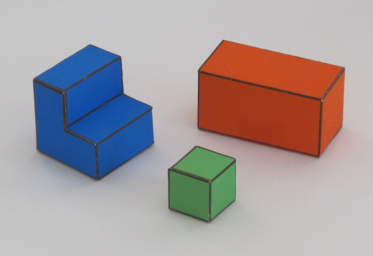
#> input picture pset1_2024/img1.png, 373 x 256 px
$ jupyter execute --allow-errors pset1_2024.ipynb
#> lines starting #> are read from the running program, lines starting #| are printed output that depends on the picture; after the words box and inside, x2 and y2 are one past the last pixel; in counts of white or black regions, pixels touching at a corner belong together
# PSET 1

## Import the necessary dependencies

[cell 1]
# Ignore the pip dependency error

import cv2
import math
import numpy as np
import matplotlib.pyplot as plt
from scipy.signal import convolve2d as conv2d
import scipy.sparse as sps
from PIL import Image

# # Package for fast equation solving
from sys import platform
print(platform)
if platform == "linux" or platform == "linux2":
    ! apt-get install libsuitesparse-dev
elif platform == "darwin":
    ! brew install suite-sparse

import sparseqr

[cell 2]
# Get images for plots (images are also included in the pset folder)

## Define the Sparse Matrix

[cell 3]
def sparseMatrix(i, j, Aij, imsize):
    """ Build a sparse matrix containing 2D linear neighborhood operators
    Input:
        Aij = [ni, nj, nc] nc: number of neighborhoods with contraints
        i: row index
        j: column index
        imsize: [nrows ncols]
    Returns:
        A: a sparse matrix. Each row contains one 2D linear operator
    """
    ni, nj, nc = Aij.shape
    nij = ni*nj

    a = np.zeros((nc*nij))
    m = np.zeros((nc*nij))
    n = np.zeros((nc*nij))
    grid_range = np.arange(-(ni-1)/2, 1+(ni-1)/2)
    jj, ii = np.meshgrid(grid_range, grid_range)
    ii = ii.reshape(-1,order='F')
    jj = jj.reshape(-1,order='F')
    # nrows = imsize[0]

    k = 0
    for c in range(nc):
        # Get matrix index
        x = (i[c]+ii) + (j[c]+jj)*imsize
        a[k:k+nij] = Aij[:,:,c].reshape(-1,order='F')
        m[k:k+nij] = c
        n[k:k+nij] = x

        k += nij

    m = m.astype(np.int32)
    n = n.astype(np.int32)
    A = sps.csr_matrix((a, (m,  n)))

    return A

## Define world parameters and plot the edges

[cell 4]
# World parameters
theta = 35*math.pi/180;

img = cv2.imread('img1.png')
#> img is the input picture: shape (256, 373, 3); mean B, G, R 158.7, 156.6, 165.7
img = img[:, :, ::-1].astype(np.float32)

nrows, ncols, colors = img.shape
#> nrows = 256; ncols = 373; colors = 3
ground = (np.min(img, axis=2) > 110).astype(np.float32)
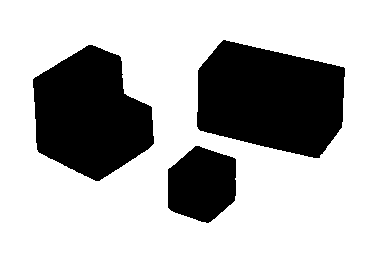
#> ground: shape (256, 373) float32; values 0 (black) and 1 (white), 70% white; 3 black regions, box (x1, y1, x2, y2) and area: (197, 40, 345, 158) 13187, (33, 45, 154, 181) 11411, (168, 146, 236, 223) 4091
print('ground', ground.shape, ground)
#> (printed output is left out)
foreground = (ground == 0).astype(np.float32)

m = np.mean(img, 2)
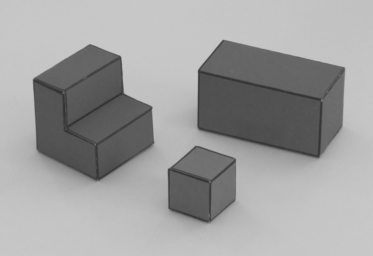
#> m: shape (256, 373) float32; min 48.67, max 201.3, mean 160.4
kern = np.array([[-1, 0, 1], [-2, 0, 2], [-1, 0, 1]], dtype=np.float32)
dmdx = conv2d(m, kern, 'same')
dmdy = conv2d(m, kern.transpose(), 'same')
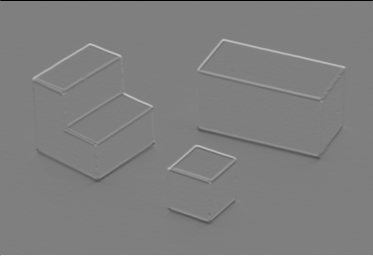
#> dmdy: shape (256, 373) float32; min -801.7, max 801, mean 0; drawn with min black and max white

mag = np.sqrt(dmdx**2 + dmdy**2)
mag[0, :] = 0
mag[-1, :] = 0
mag[:, 0] = 0
mag[:, -1] = 0

edges = mag >= 30
#> edges: shape (256, 373) bool; 8.9% white; 7 white regions (4 under 20 px), largest, box (x1, y1, x2, y2) and area: (31, 43, 157, 186) 3512, (194, 38, 347, 164) 3228, (166, 144, 240, 227) 1780
edges = edges * foreground
#> edges: shape (256, 373) float32; values 0 (black) and 1 (white), 6% white in thin lines or dots, all inside (x1, y1, x2, y2) = (33, 40, 345, 223)

## Occlusion and contact edges

####################################################################
### COMPLETE THE CODE BELOW (TODOs) AND COPY IT INTO YOUR REPORT ###
####################################################################

pi = math.pi
edge_orientation = np.arctan2(dmdy, dmdx)
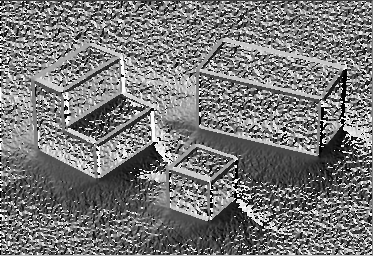
#> edge_orientation: shape (256, 373) float32; min -3.14, max 3.14, mean -0.176; drawn with min black and max white
vertical_edges = (np.abs(edge_orientation) > pi / 4) & (np.abs(edge_orientation) < 3 * pi / 4)
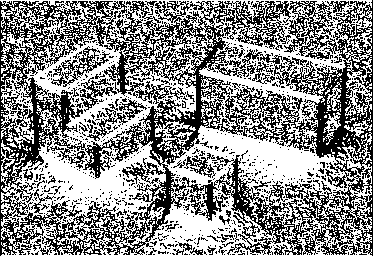
#> vertical_edges: shape (256, 373) bool; 54.9% white; black in thin lines or dots
horizontal_edges = (np.abs(edge_orientation) <= pi / 4) | (np.abs(edge_orientation) >= 3 * pi / 4)
#> horizontal_edges: shape (256, 373) bool; 45.1% white in thin lines or dots

####################################################################
###################### STOP COPYING HERE ###########################
####################################################################

kern = np.array([[-1, -2, -1], [0, 0, 0], [1, 2, 1]], dtype=np.float32)
horizontal_ground_to_foreground_edges = (conv2d(ground, kern, 'same'))>0;
#> horizontal_ground_to_foreground_edges: shape (256, 373) bool; 1.5% white in thin lines or dots, all inside (x1, y1, x2, y2) = (0, 39, 373, 256)
horizontal_foreground_to_ground_edges = (conv2d(foreground, kern, 'same'))>0;
#> horizontal_foreground_to_ground_edges: shape (256, 373) bool; 1.1% white in thin lines or dots, all inside (x1, y1, x2, y2) = (32, 75, 346, 224)
vertical_ground_to_foreground_edges = vertical_edges*np.abs(conv2d(ground, kern.transpose(), 'same'))>0
#> vertical_ground_to_foreground_edges: shape (256, 373) bool; 1.4% white in thin lines or dots, all inside (x1, y1, x2, y2) = (0, 0, 345, 224)


occlusion_edges = edges*(vertical_ground_to_foreground_edges + horizontal_ground_to_foreground_edges)
contact_edges   = horizontal_edges*(horizontal_foreground_to_ground_edges);
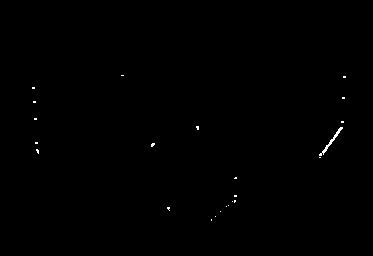
#> contact_edges: shape (256, 373) bool; 0.22% white in thin lines or dots, all inside (x1, y1, x2, y2) = (32, 75, 346, 221)


E = np.concatenate([vertical_edges[:,:,None],
                    horizontal_edges[:,:,None],
                    np.zeros(occlusion_edges.shape)[:,:,None]], 2)
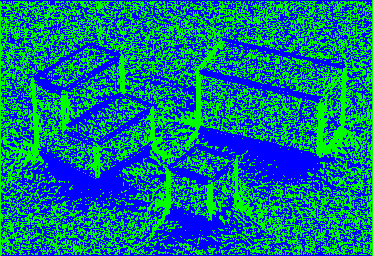
#> E: shape (256, 373, 3) float64; mean of channels 0, 1, 2 0.549, 0.451, 0; drawn as B, G, R


# Plot
plt.figure()
plt.subplot(2,2,1)
plt.imshow(img.astype(np.uint8))
plt.axis('off')
plt.title('Input image')
plt.subplot(2,2,2)
plt.imshow(edges == 0, cmap='gray')
plt.axis('off')
plt.title('Edges')

# Normals
K = 3
ey, ex = np.where(edges[::K, ::K])
#> ey = 619 values from 14 to 74; ex = 619 values, max 114 at index 61, min 11 at index 107, mean 61.29
ex *= K
#> ex = 619 values, max 342 at index 61, min 33 at index 107, mean 183.9
ey *= K
#> ey = 619 values from 42 to 222
plt.figure()
plt.subplot(2,2,3)
plt.imshow(np.max(mag)-mag, cmap='gray')
dxe = dmdx[::K, ::K][edges[::K, ::K] > 0]
#> dxe = 619 values, max 483.7 at index 81, min -487.7 at index 176, mean 12.44
dye = dmdy[::K, ::K][edges[::K, ::K] > 0]
#> dye = 619 values, max 368.7 at index 226, min -278.3 at index 618, mean 6.27
n = np.sqrt(dxe**2 + dye**2)
#> n = 619 values, max 488.3 at index 176, min 30.41 at index 435, mean 131
dxe = dxe/n
#> dxe = 619 values, max 1 at index 240, min -1 at index 293, mean 0.015
dye = dye/n
#> dye = 619 values, max 1 at index 91, min -1 at index 199, mean 0.0713
plt.quiver(ex, ey, dxe, -dye, color='r')
plt.axis('off')
plt.title('Normals')


plt.subplot(2,2,4)
plt.imshow(np.max(mag)-mag, cmap='gray')
# Recreate the normals plot using sin and cos
# Note: -dye_mod  used in plot because 0 is upper right corner here
dxe_mod = nx = np.cos(edge_orientation[::K, ::K][edges[::K, ::K] > 0])
#> dxe_mod has the same summary as dxe; nx has the same summary as dxe
dye_mod = ny = np.sin(edge_orientation[::K, ::K][edges[::K, ::K] > 0])
#> dye_mod has the same summary as dye; ny has the same summary as dye
plt.quiver(ex, ey, dxe_mod, -dye_mod, color='r') # at ex, ey location, plot dx, -dy
plt.axis('off')
plt.title('Recreated Normals')
plt.show()
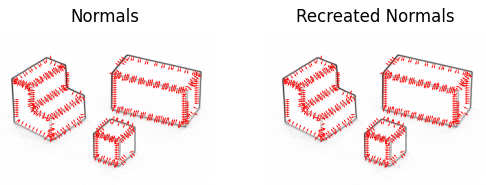
#> figure drawn by matplotlib, 2 panels


# Edges and boundaries
plt.figure()
plt.subplot(2,2,1)
plt.imshow(img.astype(np.uint8))
plt.axis('off')
plt.title('Input image')


plt.subplot(2,2,2)
plt.imshow(E+(edges == 0)[:, :, None])
plt.axis('off')
plt.title('Edges')


plt.subplot(2,2,3)
plt.imshow(1-(occlusion_edges>0), cmap='gray')
plt.axis('off')
plt.title('Occlusion boundaries')

plt.subplot(2,2,4)
plt.imshow(1-contact_edges, cmap='gray')
plt.axis('off')
plt.title('Contact boundaries');
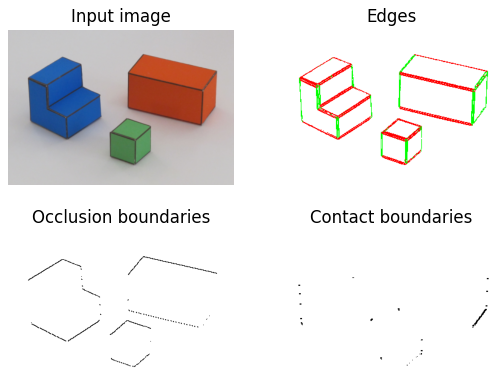
#> figure drawn by matplotlib, 4 panels

## Populate edge variables

[cell 5]
Nconstraints = nrows*ncols*20
#> Nconstraints = 1909760
Aij = np.zeros((3, 3, Nconstraints))
b = np.zeros((Nconstraints, 1))

#Indices and counters
ii = np.zeros((Nconstraints, 1))
jj = np.zeros((Nconstraints, 1))
global c
c = 0

# These will always be updated with the current indices
def update_indices():
  global c
  ii[c] = i
  jj[c] = j
  c += 1

# Create linear contraints
for i in range(1, nrows-1):
  for j in range(1, ncols-1):
    # Y = 0
    if ground[i,j]:
      Aij[:,:,c] = np.array([[0, 0, 0], [0, 1, 0], [0, 0, 0]])
      b[c]       = 0
      update_indices()
    else:
      # Check if current neighborhood touches an edge
      edgesum = np.sum(edges[i-1:i+2,j-1:j+2])
      # Check if current neighborhood touches ground pixels
      groundsum = np.sum(ground[i-1:i+2,j-1:j+2])
      # Check if current neighborhood touches vertical pixels
      verticalsum = np.sum(vertical_edges[i-1:i+2,j-1:j+2])
      # Check if current neighborhood touches horizontal pixels
      horizontalsum = np.sum(horizontal_edges[i-1:i+2,j-1:j+2])

      ####################################################################
      ### COMPLETE THE CODE BELOW (TODOs) AND COPY IT INTO YOUR REPORT ###
      ####################################################################

      # TODO: edge orientation (average of edge pixels in current neighborhood)
      # Populate Aij, ii, jj, b, and c using theta, edge_orientation, and
      # the constraint/transform matrices you derived in the written segment

      # Contact edge: Y = 0
      # Requires: a transform matrix
      # TODO: Complete the code
      if contact_edges[i, j]:
        Aij[:,:,c] = np.array([[0, 0, 0],
                               [0, 1, 0],
                               [0, 0, 0]])
        b[c] = 0
        update_indices()

      # Vertical edge: dY/dy = 1/cos(theta)
      # Requires: a transform matrix, theta
      # The 1/8 is for normalization
      # TODO: Complete the code
      if verticalsum > 0 and groundsum == 0:
        Aij[:,:,c] = (1/8) * np.array([[0, -1, 0],
                               [0, 8, 0],
                               [0, 1, 0]])
        b[c]       = 1/np.cos(theta)
        update_indices()

      # Horizontal edge: dY/dt = 0
      # Note: You'll have to express t using other variables
      # Requires: a transform matrix, i, j, edge_orientation
      # TODO: Complete the code
      if horizontalsum > 0 and groundsum == 0 and verticalsum == 0:
        local_orientation = edge_orientation[i, j]
        t_x = -np.sin(local_orientation)
        t_y = np.cos(local_orientation)
        # Aij[:,:,c] = np.array([[0, -t_y/4, 0],
        #                    [-t_x/4, 1, t_x/4],
        #                    [0, t_y/4, 0]])
        Aij[:,:,c] = np.array([[-t_y/4, 0, t_y/4],
                           [0, 1, 0],
                           [-t_x/4, 0, t_x/4]])
        b[c]       = 0
        update_indices()

      # Second derivative = 0 (weighted by 0.1 to reduce constraint strength)
      # Requires: multiple transform matrices
      # TODO: Complete the code
      if groundsum == 0:
        Aij[:,:,c] = 0.1 * np.array([[0, 1/4, 0],
                               [0,  -1/2, 0],
                               [0, 1/4, 0]])
        b[c]       = 0
        update_indices()

        Aij[:,:,c] = 0.1 * np.array([[0, 1/4, 0], [0, -1/2, 0], [0, 1/4, 0]])
        b[c]       = 0
        update_indices()


        Aij[:,:,c] = 0.1 * np.array([[1/4, 0, 1/4],
                                 [0, -1/2, 0],
                                 [1/4, 0, 1/4]])
        b[c]       = 0
        update_indices()

      ####################################################################
      ###################### STOP COPYING HERE ###########################
      ####################################################################

# Solve for constraints
ii = ii[:c]
jj = jj[:c]
Aij = Aij[:,:,:c]
b = b[:c]
A = sparseMatrix(ii, jj, Aij, nrows)
#> (the rest of this cell did not finish here and is left out)

### Reference solution
Yours should render on a white background (note that the outline on Z is transparency) but be identical otherwise

**Uploading the reference will be considered an honor code violation**

[cell 6]
plt.imshow(cv2.cvtColor(cv2.imread('pset_1_reference.png'), cv2.COLOR_BGR2RGB))
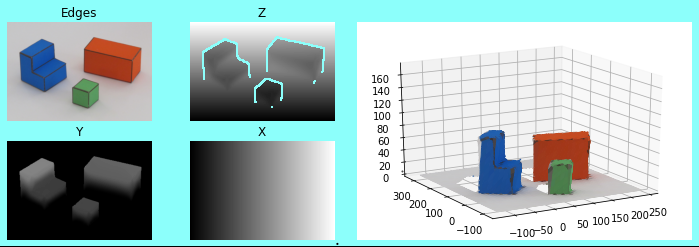
#> input picture pset1_2024/pset_1_reference.png, 699 x 247 px
plt.show()
